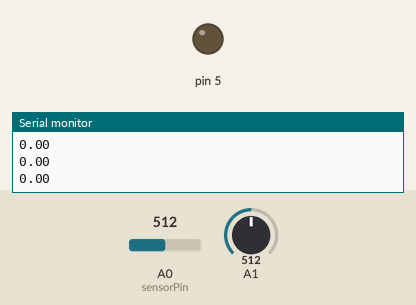
The sketch below on a simulated Arduino Uno, built with avr-gcc and run on an emulated ATmega328P. On the bench: output pins drawn as LEDs (lit = HIGH), the last lines printed to the serial monitor. The inputs (shaded band) are chosen by the test bench; at power-on: A1 = 512, A0 (sensorPin) = 512.

Above: at 1.2 s.
1.3 s: A1 set to 716
At 1.53 s:
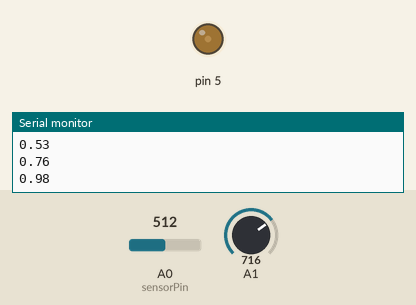
At 1.89 s:
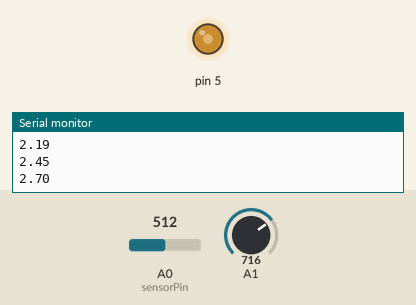
4.3 s: A0 (sensorPin) set to 716
7.3 s: A0 (sensorPin) set to 900
At 7.5 s:
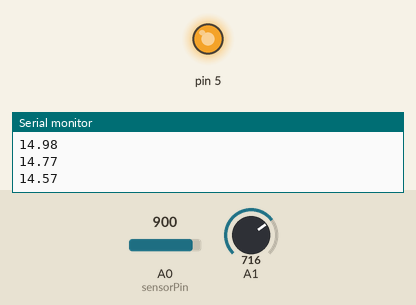
10.3 s: A1 set to 900
Timing chart, 0 to 13.3 s (numbered marks = the images above; inputs shaded):
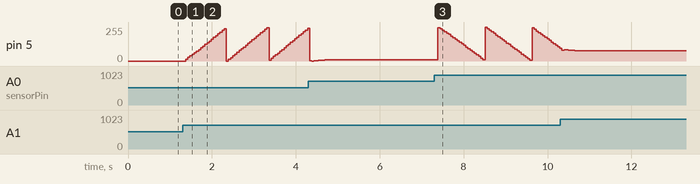

The sketch:

mpcsketch.ino
```cpp
int sensorPin = A0;    // select the input pin for the potentiometer
double sensorValue = 0;  // variable to store the value coming from the sensor
//int myarray[100];
//int i=1;
int pushbutton=A1;

//LQR constants
//double k1 = 66.7;
//double k2 = 3660.3;
//double k3 = 0.8;

double k1 = 27.1;
double k2 = 130.4;
double k3 = 0.3;


unsigned long currentTime, previousTime;
double elapsedTime;
double error;
double lastError;
double input, output, setPoint;
double cumError;
double x1=0;
double x2=0;
double lastx1=0;
double lastx2=0;
double lastu=0;
double Ap11=0.5312;
double Ap12=-16.1583;
double Ap21=0.0076;
double Ap22=0.9109;
double Bp11=0.0076;
double Cp=2127.7;
double deltax1=0;
double deltax2=0;
double deltau=0;
double u=0;


void setup() {
  // put your setup code here, to run once:


  // begin the serial monitor @ 9600 baud
  Serial.begin(9600);
}

void loop() {
  // put your main code here, to run repeatedly:

  input = analogRead(A0);                //read from rotary encoder connected to A0
  double inputgiven=0.004887*input;
  output = computeMPC(inputgiven);
  double outputgiven=51*output;
  delay(50);
  analogWrite(5, outputgiven);
  // read the value from the sensor:
  sensorValue = analogRead(A0);
  //double voltage = sensorValue*0.004887;

  if (output < 0){
          output = 0;
        }
  if (output > 255){
          output = 255;
  }


  Serial.println(output);
  //Serial.print(" ");
}

double computeMPC(double inp){
  currentTime = millis();                //get current time
  elapsedTime = (double)(currentTime - previousTime)*0.001;        //compute time elapsed from previous computation


  //x2=inp*0.00047;
  //x1=(x2-lastx2)/elapsedTime;

  x1=(Ap11*x1)+(Ap12*x2)+(Bp11*lastu);
  x2=(Ap21*x1)+(Ap22*x2);
  double y=inp;

  deltax1=x1-lastx1;
  deltax2=x2-lastx2;

  error=0-(analogRead(A1)*0.004887)+y;                                // determine error
  //cumError += error * elapsedTime;                // compute integral


  deltau=0-(k1*deltax1)-(k2*deltax2)-(k3*error);

  u=u+deltau;

  lastError = error;                                //remember current error
  double lastdeltau=deltau;

  previousTime = currentTime;                        //remember current time
  lastx1=x1;
  lastx2=x2;
  lastu=u;

  return u;                                        //have function return the PID output
}
```

Measured:
- after the input at 1.3 s, pin 5: ramps from 0/255 to 250/255 and jumps back, once every 1.0 s
- after the input at 7.3 s, pin 5: ramps from 254/255 to 5/255 and jumps back, once every 1.1 s
